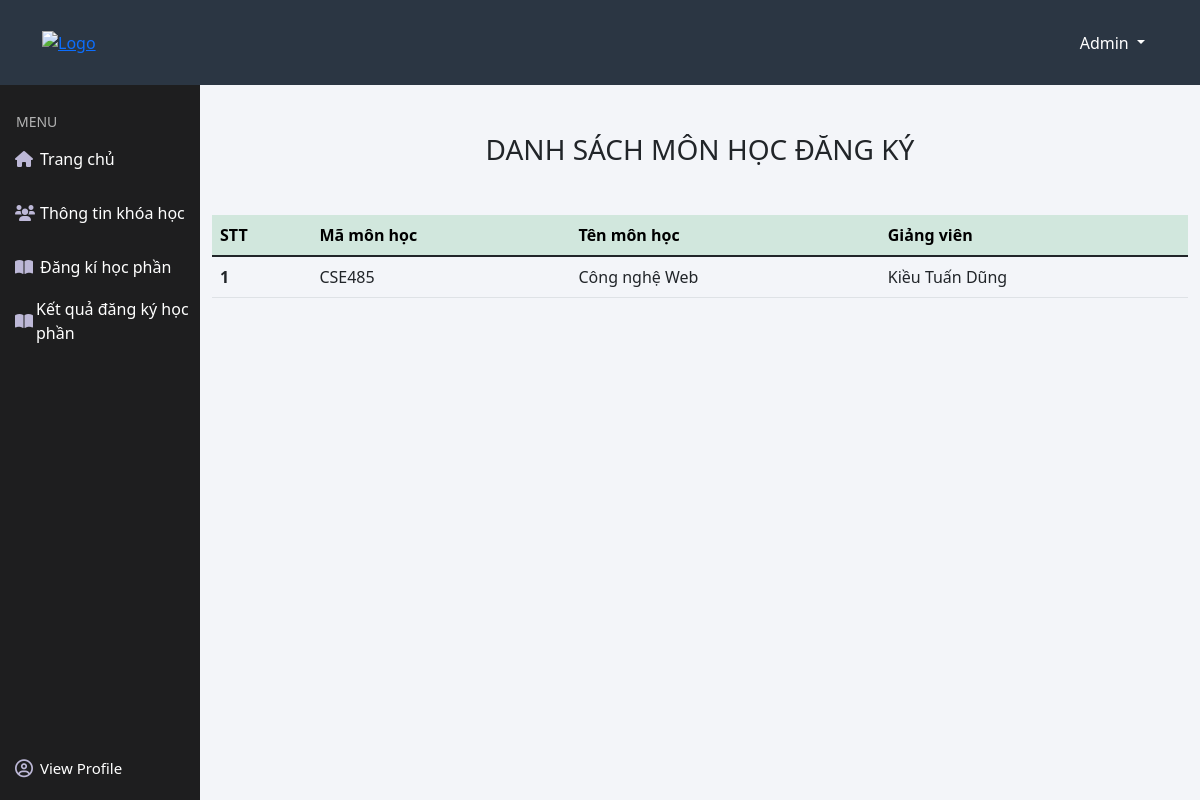
The page /view/student/student_subject_info.php on the database as committed earlier.
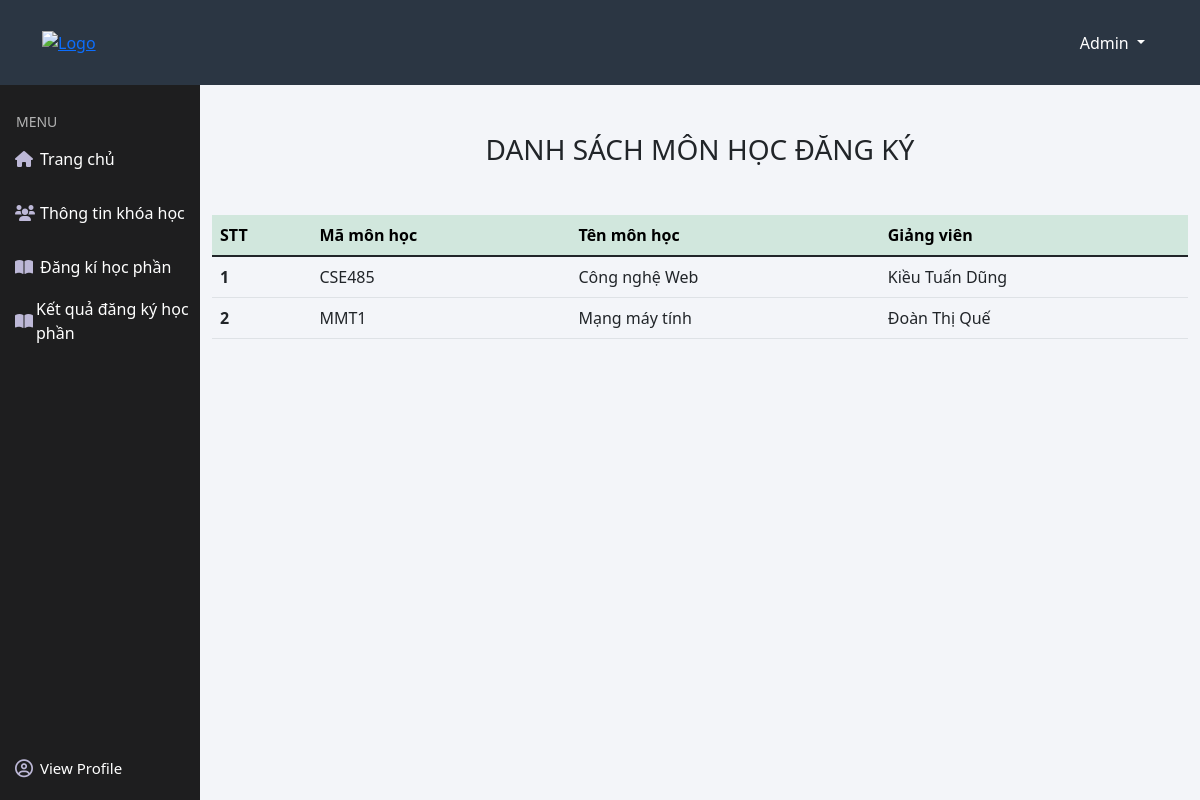
The same page on the database as committed later.
### tables this page shows
CREATE TABLE `teacher` (
  `teacher_id` int(10) UNSIGNED NOT NULL,
  `teacher_name` varchar(100) NOT NULL,
  `teacher_gender` tinyint(1) NOT NULL,
  `teacher_birthday` date NOT NULL,
  `teacher_address` varchar(100) NOT NULL,
  `teacher_phone` varchar(100) NOT NULL,
  `teacher_email` varchar(50) NOT NULL,
  `teacher_pass` varchar(100) NOT NULL DEFAULT 'abc',
  `office_id` int(10) UNSIGNED NOT NULL,
  `subject_id` varchar(50) NOT NULL
);

CREATE TABLE `subject` (
  `subject_id` varchar(50) NOT NULL,
  `subject_name` varchar(100) NOT NULL,
  `office_id` int(10) UNSIGNED NOT NULL
);

### view/student/student_subject_info.php (the view)
<?php
include '../../partials-front/header.php';
include '../../partials-front/header_nav.php';
include '../../partials-front/student_menu.php';
?>
<div class="col-10 float-end">
    <div class="container">
        <div class="row">
            <h3 class="mt-5 mb-5" style="text-align: center">DANH SÁCH MÔN HỌC ĐĂNG KÝ
            </h3>
            <div class="col-md-12" >
                <table class="table ">
                    <thead>
                        <tr class="table-success">
                            <th scope="col">STT</th>
                            <th scope="col">Mã môn học</th>
                            <th scope="col">Tên môn học</th>
                            <th scope="col">Giảng viên</th>
                        </tr>
                    </thead>
                    <tbody>
                        <?php
                          include '../../config/config.php';
                          $sql = "SELECT * FROM subject e INNER JOIN teacher o on e.subject_id = o.subject_id";
                          $result = mysqli_query($con, $sql);
                          $i = 1;
                          if( mysqli_num_rows($result) > 0){
                              while($row = mysqli_fetch_assoc($result)){
                               echo '<tr>',
                               ' <th >'.$i++.'</th>',
                                '<td>'.$row['subject_id'].'</td>',
                                '<td>'.$row['subject_name'].'</td>',
                                '<td>'.$row['teacher_name'].'</td>',
                            '</tr>';
                              }
                          }
                        ?>
                    </tbody>
                </table>
            </div>
        </div>
    </div>
</div>

Rows that differ between the two databases and show on the page:
added teacher: subject "MMT1", subject.subject_name "Mạng máy tính", teacher_name "Đoàn Thị Quế"
